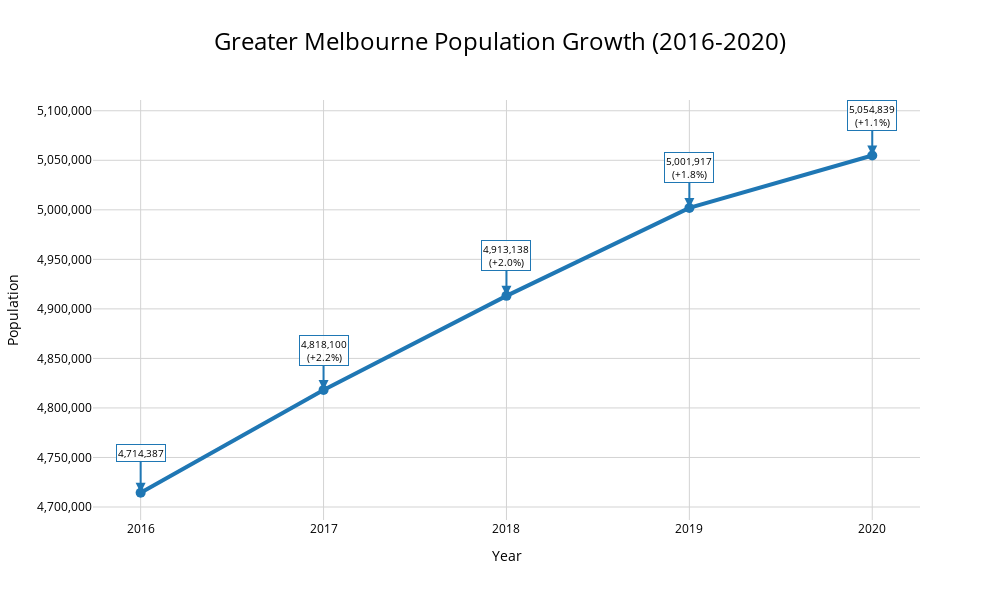

The notebook cell this image was saved under:
### Code cell
import pandas as pd
import plotly.graph_objects as go
import numpy as np

# 資料處理 - 只取 Greater Melbourne
vic_rows = victoria_df.loc[victoria_df['Unnamed: 1'] == 'Victoria'].copy()
gm_data = vic_rows[vic_rows['Unnamed: 3'] == 'Greater Melbourne'].iloc[0]

# 提取 2016-2020 年份的資料
years = [2016, 2017, 2018, 2019, 2020]
populations = []
growth_rates = []

for year in years:
    pop = int(gm_data[str(year)])
    populations.append(pop)

# 計算成長率
for i in range(len(populations)):
    if i == 0:
        growth_rates.append(0)  # 第一年沒有前一年可比較
    else:
        growth_rate = ((populations[i] - populations[i-1]) / populations[i-1]) * 100
        growth_rates.append(growth_rate)

# 建立圖表
fig = go.Figure()

fig.add_trace(go.Scatter(
    x=years,
    y=populations,
    mode='lines+markers',
    name='Greater Melbourne',
    line=dict(color='#1f77b4', width=4),
    marker=dict(size=10, color='#1f77b4'),
    customdata=growth_rates,
    hovertemplate='<b>Greater Melbourne</b><br>' +
                  'Year: %{x}<br>' +
                  'Population: %{y:,.0f}<br>' +
                  'Growth Rate: %{customdata:.2f}%<br>' +
                  '<extra></extra>'
))

# 設定白色背景
fig.update_layout(
    title={
        'text': 'Greater Melbourne Population Growth (2016-2020)',
        'x': 0.5,
        'font': {'size': 24, 'color': 'black'}
    },
    xaxis=dict(
        title='Year',
        tickmode='array',
        tickvals=years,
        tickfont=dict(size=12, color='black'),
        titlefont=dict(size=14, color='black'),
        gridcolor='lightgray',
        showgrid=True
    ),
    yaxis=dict(
        title='Population',
        tickformat=',.0f',
        tickfont=dict(size=12, color='black'),
        titlefont=dict(size=14, color='black'),
        gridcolor='lightgray',
        showgrid=True
    ),
    plot_bgcolor='white',
    paper_bgcolor='white',
    font=dict(color='black'),
    showlegend=False,
    height=600,
    width=1000,
    hovermode='x'
)

# 添加數值標籤在每個點上
for i, (year, pop, growth) in enumerate(zip(years, populations, growth_rates)):
    if i == 0:
        text_display = f"{pop:,.0f}"
    else:
        text_display = f"{pop:,.0f}<br>(+{growth:.1f}%)"
    
    fig.add_annotation(
        x=year,
        y=pop,
        text=text_display,
        showarrow=True,
        arrowhead=2,
        arrowcolor='#1f77b4',
        arrowwidth=2,
        arrowsize=1,
        ax=0,
        ay=-40,
        font=dict(size=10, color='black'),
        bgcolor='rgba(255,255,255,0.8)',
        bordercolor='#1f77b4',
        borderwidth=1
    )

fig.show()

### Figure 1 — Plotly figure (JSON) as saved in the notebook; plotly's stock layout.template omitted (floating-point values rounded to 4 significant figures)
{"data": [{"customdata": [0, 2.2, 1.973, 1.807, 1.058], "hovertemplate": "<b>Greater Melbourne</b><br>Year: %{x}<br>Population: %{y:,.0f}<br>Growth Rate: %{customdata:.2f}%<br><extra></extra>", "line": {"color": "#1f77b4", "width": 4}, "marker": {"color": "#1f77b4", "size": 10}, "mode": "lines+markers", "name": "Greater Melbourne", "type": "scatter", "x": [2016, 2017, 2018, 2019, 2020], "y": [4714387, 4818100, 4913138, 5001917, 5054839]}], "layout": {"annotations": [{"arrowcolor": "#1f77b4", "arrowhead": 2, "arrowsize": 1, "arrowwidth": 2, "ax": 0, "ay": -40, "bgcolor": "rgba(255,255,255,0.8)", "bordercolor": "#1f77b4", "borderwidth": 1, "font": {"color": "black", "size": 10}, "showarrow": true, "text": "4,714,387", "x": 2016, "y": 4714387}, {"arrowcolor": "#1f77b4", "arrowhead": 2, "arrowsize": 1, "arrowwidth": 2, "ax": 0, "ay": -40, "bgcolor": "rgba(255,255,255,0.8)", "bordercolor": "#1f77b4", "borderwidth": 1, "font": {"color": "black", "size": 10}, "showarrow": true, "text": "4,818,100<br>(+2.2%)", "x": 2017, "y": 4818100}, {"arrowcolor": "#1f77b4", "arrowhead": 2, "arrowsize": 1, "arrowwidth": 2, "ax": 0, "ay": -40, "bgcolor": "rgba(255,255,255,0.8)", "bordercolor": "#1f77b4", "borderwidth": 1, "font": {"color": "black", "size": 10}, "showarrow": true, "text": "4,913,138<br>(+2.0%)", "x": 2018, "y": 4913138}, {"arrowcolor": "#1f77b4", "arrowhead": 2, "arrowsize": 1, "arrowwidth": 2, "ax": 0, "ay": -40, "bgcolor": "rgba(255,255,255,0.8)", "bordercolor": "#1f77b4", "borderwidth": 1, "font": {"color": "black", "size": 10}, "showarrow": true, "text": "5,001,917<br>(+1.8%)", "x": 2019, "y": 5001917}, {"arrowcolor": "#1f77b4", "arrowhead": 2, "arrowsize": 1, "arrowwidth": 2, "ax": 0, "ay": -40, "bgcolor": "rgba(255,255,255,0.8)", "bordercolor": "#1f77b4", "borderwidth": 1, "font": {"color": "black", "size": 10}, "showarrow": true, "text": "5,054,839<br>(+1.1%)", "x": 2020, "y": 5054839}], "font": {"color": "black"}, "height": 600, "hovermode": "x", "paper_bgcolor": "white", "plot_bgcolor": "white", "showlegend": false, "title": {"font": {"color": "black", "size": 24}, "text": "Greater Melbourne Population Growth (2016-2020)", "x": 0.5}, "width": 1000, "xaxis": {"autorange": false, "gridcolor": "lightgray", "range": [2016.0, 2020.0], "showgrid": true, "tickfont": {"color": "black", "size": 12}, "tickmode": "array", "tickvals": [2016, 2017, 2018, 2019, 2020], "title": {"font": {"color": "black", "size": 14}, "text": "Year"}, "type": "linear"}, "yaxis": {"autorange": true, "gridcolor": "lightgray", "range": [4687000.0, 5110000.0], "showgrid": true, "tickfont": {"color": "black", "size": 12}, "tickformat": ",.0f", "title": {"font": {"color": "black", "size": 14}, "text": "Population"}, "type": "linear"}}}
